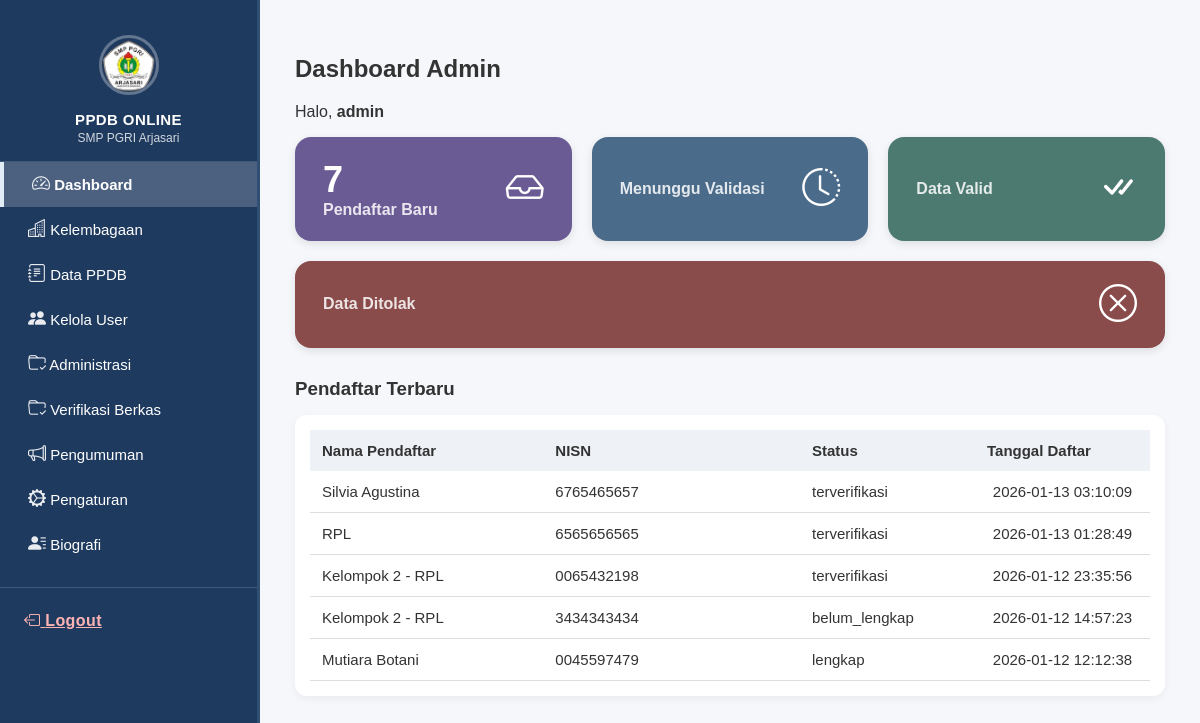
/dashboard (signed in), run on the app's committed database.
### tables this page shows
CREATE TABLE `pendaftar` (
  `id_pendaftar` int NOT NULL,
  `id_pengguna` int DEFAULT NULL,
  `nik` varchar(16) DEFAULT NULL,
  `nisn` varchar(10) DEFAULT NULL,
  `nama_lengkap` varchar(100) DEFAULT NULL,
  `jenis_kelamin` enum('Laki-laki','Perempuan') DEFAULT NULL,
  `tempat_lahir` varchar(50) DEFAULT NULL,
  `tanggal_lahir` date DEFAULT NULL,
  `agama` enum('Islam','Kristen','Katolik','Hindu','Budha','Konghucu','Lainnya') DEFAULT NULL,
  `alamat` text,
  `status_tinggal` enum('bersama_ortu','wali','kost','asrama','lainnya') DEFAULT 'bersama_ortu',
  `asal_sekolah` varchar(100) DEFAULT NULL,
  `anak_ke` int DEFAULT NULL,
  `jumlah_saudara` int DEFAULT NULL,
  `status_anak` enum('kandung','tiri','angkat') NOT NULL,
  `yatim_status` enum('bukan','yatim','piatu','yatim_piatu') DEFAULT 'bukan',
  `bahasa_rumah` varchar(100) DEFAULT NULL,
  `tinggi_badan` int DEFAULT NULL,
  `berat_badan` int DEFAULT NULL,
  `penyakit` text,
  `tahun_lulus` year DEFAULT NULL,
  `nomor_hp` varchar(20) DEFAULT NULL,
  `email` varchar(100) DEFAULT NULL,
  `tanggal_daftar` timestamp NULL DEFAULT CURRENT_TIMESTAMP,
  `status_data` enum('belum_lengkap','lengkap','terverifikasi') DEFAULT 'belum_lengkap'
);

### core/Router.php (called while the page is built, shortened)
<?php
class Router {
    private $routes = [];
    public function get($uri, $action){
        $this->routes['GET'][$uri] = $action;
    }
    public function post($uri, $action){
        $this->routes['POST'][$uri] = $action;
    }
    public function run(){
        $uri = parse_url($_SERVER['REQUEST_URI'], PHP_URL_PATH);
        $method = $_SERVER['REQUEST_METHOD'];
        $route = $this->routes[$method][$uri] ?? null;
        list($controller, $method) = explode('@', $route);
        $object = new $controller;
        return $object->$method();
    }
}

### index.php (called while the page is built, shortened)
<?php
require_once __DIR__ . "/core/Config.php";
require_once __DIR__ . "/core/Router.php";
$router = new Router();
$router->get('/', 'AuthController@homepage');
$router->get('/login', 'AuthController@login');
$router->post('/login', 'AuthController@processLogin');
$router->get('/register', 'AuthController@register');
$router->post('/register/process', 'AuthController@processRegister');
$router->get('/dashboard', 'DashboardController@index');
$router->get('/dashboard/kelembagaan', 'DashboardController@kelembagaan');
$router->get('/dashboard/data_ppdb', 'DashboardController@dataPPDB');
$router->get('/dashboard/users', 'DashboardController@users');
$router->get('/dashboard/user/create', 'DashboardController@createUser');
$router->post('/dashboard/user/store', 'DashboardController@storeUser');
$router->get('/admin/dashboard', 'DashboardController@index');
$router->get('/siswa/dashboard', 'DashboardController@index');
$router->get('/dashboard/pembayaran/hapus', 'DashboardController@hapusPembayaran');
$router->get('/dashboard/hapusPembayaran', 'DashboardController@hapusPembayaran');
$router->get('/dashboard/user/edit', 'DashboardController@editUser');
$router->post('/dashboard/user/update', 'DashboardController@updateUser');
$router->post('/dashboard/updateUser', 'DashboardController@updateUser');
$router->get('/dashboard/user/delete', 'DashboardController@deleteUser');
$router->get('/dashboard/pengaturan', 'DashboardController@pengaturan');
$router->get('/dashboard/administrasi', 'DashboardController@administrasi');
$router->get('/dashboard/verifikasibayar', 'DashboardController@verifikasibayar');
$router->get('/dashboard/verifikasiBerkas', 'DashboardController@verifikasiBerkas');
$router->get('/dashboard/validBerkas', 'DashboardController@validBerkas');
$router->get('/dashboard/invalidBerkas', 'DashboardController@invalidBerkas');
$router->get('/dashboard/biografi', 'DashboardController@biografi');
$router->get('/admin/ppdb', 'DashboardController@index');
$router->get('/admin/ppdb/detail', 'DashboardController@detail');
$router->get('/admin/ppdb/edit', 'DashboardController@edit');
$router->post('/admin/ppdb/update', 'DashboardController@update');
$router->get('/admin/ppdb/delete', 'DashboardController@delete');
$router->get('/admin/ppdb/cetak', 'DashboardController@cetakPPDB');
$router->get('/dashboard/pengumuman', 'DashboardController@pengumuman');
$router->get('/siswa/formulir', 'FormulirController@index');
$router->post('/siswa/formulir/simpan', 'FormulirController@simpan');
$router->get('/siswa/formulir/cetak', 'FormulirController@cetak');
$router->get("/siswa/berkas_pendaftar", "BerkasController@index");
$router->post("/siswa/berkas/upload", "BerkasController@upload");
$router->get('/siswa/pembayaran', 'PembayaranController@index');
$router->post('/siswa/pembayaran/upload', 'PembayaranController@upload');
$router->get("/siswa/pengumuman", "PengumumanController@index");
$router->get('/forgot', 'AuthController@forgot');
$router->post('/forgot', 'AuthController@processForgot');
$router->get('/reset', 'AuthController@resetForm');
$router->post('/reset', 'AuthController@processReset');
$router->get('/logout', 'LogoutController@index');
$router->run();

### core/Config.php (called while the page is built, shortened)
<?php
class Config {
    private static $env = null;
    private static function loadEnv(){
        if(self::$env !== null){
            return;
        }
        self::$env = [];
        $path = __DIR__ . '/../.env';
        $file = file($path);
        foreach($file as $line){
            $line = trim($line);
            if(!$line || $line[0] == '#') continue;
            list($name, $value) = explode('=', $line, 2);
            $name  = trim($name);
            $value = trim($value);
            self::$env[$name] = $value;
        }
    }
    public static function env($key){
        return self::$env[$key] ?? null;
    }
    public static function base_url(){
        return self::env('BASE_URL');
    }
}

### core/Database.php (called while the page is built, shortened)
<?php
require_once __DIR__ . '/Config.php';
class Database {
    public function __construct() {
        $host = Config::env('DB_HOST');
        $user = Config::env('DB_USER');
        $pass = Config::env('DB_PASS');
        $name = Config::env('DB_NAME');
        $this->conn = new mysqli($host, $user, $pass, $name);
    }
}

### app/models/Pendaftar.php (called while the page is built, shortened)
<?php
require_once __DIR__ . "/../../core/Database.php";
class Pendaftar extends Database {
    public function countAll()
    {
        $r = $this->conn->query("SELECT COUNT(*) total FROM pendaftar")->fetch_assoc();
        return (int)$r['total'];
    }
    public function getLatest($limit = 5)
    {
        $limit = (int)$limit;
        return $this->conn
            ->query("SELECT * FROM pendaftar ORDER BY tanggal_daftar DESC LIMIT $limit")
            ->fetch_all(MYSQLI_ASSOC);
    }
}

### app/views/admin/dashboard.php (the view, shortened to what this page needs)
<?php
$base = Config::base_url();
?>
<!DOCTYPE html>
<html lang="id">
<head>
    <link rel="stylesheet" href="https://cdn.jsdelivr.net/npm/bootstrap-icons@1.11.3/font/bootstrap-icons.css">
    <link rel="stylesheet" href="<?= $base ?>/public/assets/css/admin.css">
</head>
<body>
<?php include "sidebar.php"; ?>
<div class="content">
    <h2>Dashboard Admin</h2>
    <p>Halo, <b><?= $_SESSION["nama_pengguna"] ?></b></p>
    <div class="stat-row">
        <div class="stat-card purple">
            <div class="stat-info">
                <h3><?= $jumlah ?></h3>
                <p>Pendaftar Baru</p>
            </div>
            <div class="stat-icon">
                <i class="bi bi-inbox"></i>
            </div>
        </div>
        <div class="stat-card blue">
            <div class="stat-info">
                <p>Menunggu Validasi</p>
            </div>
            <div class="stat-icon">
                <i class="bi bi-clock-history"></i>
            </div>
        </div>
        <div class="stat-card green">
            <div class="stat-info">
                <p>Data Valid</p>
            </div>
            <div class="stat-icon">
                <i class="bi bi-check-all"></i>
            </div>
        </div>
        <div class="stat-card red">
            <div class="stat-info">
                <p>Data Ditolak</p>
            </div>
            <div class="stat-icon">
                <i class="bi bi-x-circle"></i>
            </div>
        </div>
    </div>
    <h3 style="margin-top:30px; margin-bottom:15px;">Pendaftar Terbaru</h3>
    <div class="table-box">
        <table class="table-admin">
            <thead>
                <tr>
                    <th>Nama Pendaftar</th>
                    <th>NISN</th>
                    <th>Status</th>
                    <th>Tanggal Daftar</th>
                </tr>
            </thead>
            <tbody>
                <?php if (!empty($latest) && is_array($latest)): ?>
                    <?php foreach ($latest as $row): ?>
                        <tr>
                            <td><?= $row["nama_lengkap"] ?></td>
                            <td><?= $row["nisn"] ?></td>
                            <td><?= $row["status_data"] ?></td>
                            <td><?= $row["tanggal_daftar"] ?></td>
                        </tr>
                    <?php endforeach; ?>
                <?php endif; ?>
            </tbody>
        </table>
    </div>
</div>
</body>
</html>

### public/assets/css/admin.css (style rules this page uses)
body { margin: 0; font-family: Poppins, sans-serif; background: #f5f7fa; color: #333; }
* { box-sizing: border-box; }
.content { padding: 35px; margin-left: 260px; z-index: 10; position: relative; }
.stat-row { display: flex; justify-content: space-between; flex-wrap: wrap; gap: 20px; }
.stat-card { flex: 1; min-width: 220px; padding: 22px 28px; display: flex; align-items: center; justify-content: space-between; border-radius: 16px; color: white; font-weight: 600; box-shadow: 0 3px 8px rgba(0,0,0,0.1); transition: 0.2s; }
.stat-card.purple { background: #6b5b95; }
.stat-card.blue { background: #4b6b8a; }
.stat-card.green { background: #4c7a70; }
.stat-card.red { background: #8a4b4b; }
.stat-info h3 { margin: 0; font-size: 36px; }
.stat-info p { margin: 0; opacity: 0.85; }
.stat-icon { font-size: 38px; }
.table-box { background: white; padding: 15px; border-radius: 12px; margin-top: 10px; box-shadow: 0 3px 8px rgba(0,0,0,0.05); }
.table-admin { width: 100%; border-collapse: collapse; font-size: 15px; table-layout: fixed; }
.table-admin th:nth-child(1), .table-admin td:nth-child(1) { width: 20%; }
.table-admin th:nth-child(2), .table-admin td:nth-child(2) { width: 22%; }
.table-admin th:nth-child(3), .table-admin td:nth-child(3) { width: 15%; }
.table-admin th:nth-child(4), .table-admin td:nth-child(4) { width: 15%; }
.table-admin thead tr { background: #eef2f6; }
.table-admin th { text-align: left; padding: 12px; font-weight: 600; color: #333; }
.table-admin td { padding: 12px; border-bottom: 1px solid #ddd; }
.table-admin td:nth-child(4) { text-align: center; }

### data on the page
pendaftar: nama_lengkap "Silvia Agustina", nisn "6765465657", status_data "terverifikasi", tanggal_daftar "2026-01-13 03:10:09"
pendaftar: nama_lengkap "RPL", nisn "6565656565", status_data "terverifikasi", tanggal_daftar "2026-01-13 01:28:49"
pendaftar: nama_lengkap "Kelompok 2 - RPL", nisn "0065432198", status_data "terverifikasi", tanggal_daftar "2026-01-12 23:35:56"
pendaftar: nama_lengkap "Kelompok 2 - RPL", nisn "3434343434", status_data "belum_lengkap", tanggal_daftar "2026-01-12 14:57:23"
pendaftar: nama_lengkap "Mutiara Botani", nisn "0045597479", status_data "lengkap", tanggal_daftar "2026-01-12 12:12:38"

### other printed values
$_SESSION["nama_pengguna"] "admin"
$jumlah "7"
